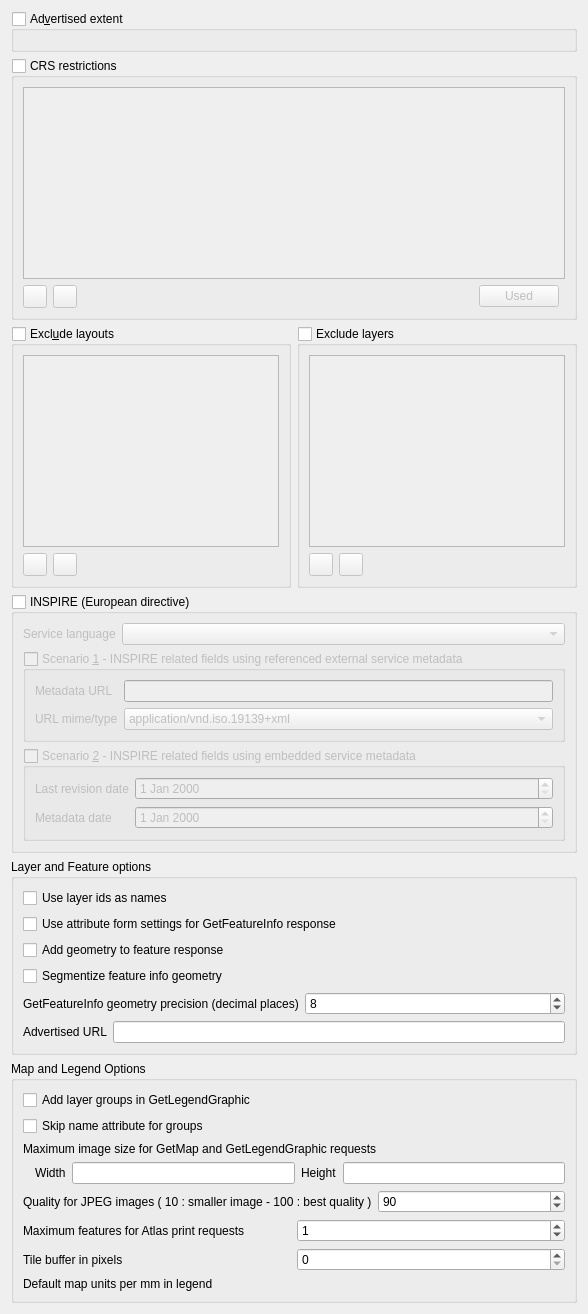
                   <widget class="QWidget" name="wms">
                    <attribute name="title">
                     <string>WMS</string>
                    </attribute>
                    <attribute name="toolTip">
                     <string>WMS capabilities</string>
                    </attribute>
                    <layout class="QGridLayout" name="gridLayout_25">
                     <item row="20" column="0" colspan="2">
                      <widget class="QgsCollapsibleGroupBox" name="grpWMSLegendMapOptions">
                       <property name="title">
                        <string>Map and Legend Options</string>
                       </property>
                       <property name="collapsed" stdset="0">
                        <bool>false</bool>
                       </property>
                       <property name="saveCollapsedState" stdset="0">
                        <bool>true</bool>
                       </property>
                       <layout class="QGridLayout" name="gridLayout_29">
                        <item row="2" column="0">
                         <layout class="QGridLayout" name="gridLayout_9">
                          <item row="1" column="1">
                           <widget class="QLabel" name="mMaxWidthLabel_2">
                            <property name="text">
                             <string>Width</string>
                            </property>
                           </widget>
                          </item>
                          <item row="1" column="0">
                           <spacer name="horizontalSpacer_6">
                            <property name="orientation">
                             <enum>Qt::Horizontal</enum>
                            </property>
                            <property name="sizeType">
                             <enum>QSizePolicy::Fixed</enum>
                            </property>
                            <property name="sizeHint" stdset="0">
                             <size>
                              <width>6</width>
                              <height>20</height>
                             </size>
                            </property>
                           </spacer>
                          </item>
                          <item row="1" column="4">
                           <widget class="QLineEdit" name="mMaxHeightLineEdit"/>
                          </item>
                          <item row="1" column="2">
                           <widget class="QLineEdit" name="mMaxWidthLineEdit"/>
                          </item>
                          <item row="1" column="3">
                           <widget class="QLabel" name="mMaxHeightLabel">
                            <property name="text">
                             <string>Height</string>
                            </property>
                           </widget>
                          </item>
                          <item row="0" column="0" colspan="5">
                           <widget class="QLabel" name="label_21">
                            <property name="text">
                             <string>Maximum image size for GetMap and GetLegendGraphic requests</string>
                            </property>
                           </widget>
                          </item>
                         </layout>
                        </item>
                        <item row="3" column="0">
                         <layout class="QHBoxLayout" name="horizontalLayout_10">
                          <item>
                           <widget class="QLabel" name="mWMSImageQualityLabel">
                            <property name="text">
                             <string>Quality for JPEG images ( 10 : smaller image - 100 : best quality )</string>
                            </property>
                           </widget>
                          </item>
                          <item>
                           <widget class="QgsSpinBox" name="mWMSImageQualitySpinBox">
                            <property name="minimum">
                             <number>10</number>
                            </property>
                            <property name="maximum">
                             <number>100</number>
                            </property>
                            <property name="singleStep">
                             <number>5</number>
                            </property>
                            <property name="value">
                             <number>90</number>
                            </property>
                           </widget>
                          </item>
                         </layout>
                        </item>
                        <item row="5" column="0">
                         <layout class="QHBoxLayout" name="horizontalLayout_18">
                          <item>
                           <widget class="QLabel" name="label_33">
                            <property name="toolTip">
                             <string>When using tiles set this to the size of the larger symbols to avoid cut symbols at tile boundaries. This works by drawing features that are outside the tile extent.</string>
                            </property>
                            <property name="text">
                             <string>Tile buffer in pixels</string>
                            </property>
                           </widget>
                          </item>
                          <item>
                           <widget class="QgsSpinBox" name="mWMSTileBufferSpinBox">
                            <property name="maximum">
                             <number>1024</number>
                            </property>
                           </widget>
                          </item>
                         </layout>
                        </item>
                        <item row="6" column="0">
                         <layout class="QHBoxLayout" name="mWMSDefaultMapUnitsPerMmLayout">
                          <property name="sizeConstraint">
                           <enum>QLayout::SetFixedSize</enum>
                          </property>
                          <item>
                           <widget class="QLabel" name="mWMSDefaultMapUnitsPerMmLabel">
                            <property name="text">
                             <string>Default map units per mm in legend</string>
                            </property>
                           </widget>
                          </item>
                         </layout>
                        </item>
                        <item row="0" column="0">
                         <widget class="QCheckBox" name="mAddLayerGroupsLegendGraphicCheckBox">
                          <property name="text">
                           <string>Add layer groups in GetLegendGraphic</string>
                          </property>
                         </widget>
                        </item>
                        <item row="4" column="0">
                         <layout class="QHBoxLayout" name="horizontalLayout_17">
                          <item>
                           <widget class="QLabel" name="mWMSMaxAtlasFeaturesLabel">
                            <property name="text">
                             <string>Maximum features for Atlas print requests</string>
                            </property>
                           </widget>
                          </item>
                          <item>
                           <widget class="QgsSpinBox" name="mWMSMaxAtlasFeaturesSpinBox">
                            <property name="maximum">
                             <number>9999999</number>
                            </property>
                            <property name="value">
                             <number>1</number>
                            </property>
                           </widget>
                          </item>
                         </layout>
                        </item>
                        <item row="1" column="0">
                         <widget class="QCheckBox" name="mSkipNameForGroupCheckBox">
                          <property name="toolTip">
                           <string>GetCapabilities response would skip name attribute for group items while leaving title attribute as is, thus showing the group but making it impossible to include the whole group (rather than it's elements) in subsequent GetMap request LAYERS parameter.</string>
                          </property>
                          <property name="text">
                           <string>Skip name attribute for groups</string>
                          </property>
                         </widget>
                        </item>
                       </layout>
                      </widget>
                     </item>
                     <item row="3" column="0" colspan="2">
                      <widget class="QgsCollapsibleGroupBox" name="mWMSInspire">
                       <property name="title">
                        <string>INSPIRE (European directive)</string>
                       </property>
                       <property name="checkable">
                        <bool>true</bool>
                       </property>
                       <property name="checked">
                        <bool>false</bool>
                       </property>
                       <layout class="QGridLayout" name="gridLayout_14">
                        <item row="0" column="1">
                         <widget class="QComboBox" name="mWMSInspireLanguage">
                          <property name="sizePolicy">
                           <sizepolicy hsizetype="Expanding" vsizetype="Fixed">
                            <horstretch>0</horstretch>
                            <verstretch>0</verstretch>
                           </sizepolicy>
                          </property>
                         </widget>
                        </item>
                        <item row="0" column="0">
                         <widget class="QLabel" name="label_7">
                          <property name="text">
                           <string>Service language</string>
                          </property>
                         </widget>
                        </item>
                        <item row="4" column="0" colspan="2">
                         <widget class="QGroupBox" name="mWMSInspireScenario2">
                          <property name="title">
                           <string>Scenario &amp;2 - INSPIRE related fields using embedded service metadata</string>
                          </property>
                          <property name="checkable">
                           <bool>true</bool>
                          </property>
                          <property name="checked">
                           <bool>false</bool>
                          </property>
                          <layout class="QGridLayout" name="gridLayout_17">
                           <item row="0" column="1">
                            <widget class="QDateEdit" name="mWMSInspireTemporalReference">
                             <property name="sizePolicy">
                              <sizepolicy hsizetype="Expanding" vsizetype="Fixed">
                               <horstretch>0</horstretch>
                               <verstretch>0</verstretch>
                              </sizepolicy>
                             </property>
                            </widget>
                           </item>
                           <item row="1" column="0">
                            <widget class="QLabel" name="label_23">
                             <property name="text">
                              <string>Metadata date</string>
                             </property>
                            </widget>
                           </item>
                           <item row="1" column="1">
                            <widget class="QDateEdit" name="mWMSInspireMetadataDate">
                             <property name="sizePolicy">
                              <sizepolicy hsizetype="Expanding" vsizetype="Fixed">
                               <horstretch>0</horstretch>
                               <verstretch>0</verstretch>
                              </sizepolicy>
                             </property>
                            </widget>
                           </item>
                           <item row="0" column="0">
                            <widget class="QLabel" name="label_22">
                             <property name="text">
                              <string>Last revision date</string>
                             </property>
                            </widget>
                           </item>
                          </layout>
                         </widget>
                        </item>
                        <item row="3" column="0" colspan="2">
                         <widget class="QGroupBox" name="mWMSInspireScenario1">
                          <property name="title">
                           <string>Scenario &amp;1 - INSPIRE related fields using referenced external service metadata</string>
                          </property>
                          <property name="checkable">
                           <bool>true</bool>
                          </property>
                          <property name="checked">
                           <bool>false</bool>
                          </property>
                          <layout class="QGridLayout" name="gridLayout_15">
                           <item row="0" column="1">
                            <widget class="QLineEdit" name="mWMSInspireMetadataUrl"/>
                           </item>
                           <item row="0" column="0">
                            <widget class="QLabel" name="label_8">
                             <property name="text">
                              <string>Metadata URL</string>
                             </property>
                            </widget>
                           </item>
                           <item row="1" column="1">
                            <widget class="QComboBox" name="mWMSInspireMetadataUrlType">
                             <item>
                              <property name="text">
                               <string>application/vnd.iso.19139+xml</string>
                              </property>
                             </item>
                             <item>
                              <property name="text">
                               <string>application/vnd.ogc.csw.GetRecordByIdResponse_xml</string>
                              </property>
                             </item>
                             <item>
                              <property name="text">
                               <string>application/vnd.ogc.csw_xml</string>
                              </property>
                             </item>
                            </widget>
                           </item>
                           <item row="1" column="0">
                            <widget class="QLabel" name="label_24">
                             <property name="text">
                              <string>URL mime/type</string>
                             </property>
                            </widget>
                           </item>
                          </layout>
                         </widget>
                        </item>
                       </layout>
                      </widget>
                     </item>
                     <item row="4" column="0" colspan="2">
                      <widget class="QgsCollapsibleGroupBox" name="grpWMSLayerOptions">
                       <property name="title">
                        <string>Layer and Feature options</string>
                       </property>
                       <property name="collapsed" stdset="0">
                        <bool>false</bool>
                       </property>
                       <property name="saveCollapsedState" stdset="0">
                        <bool>true</bool>
                       </property>
                       <layout class="QGridLayout" name="gridLayout_30">
                        <item row="1" column="0">
                         <widget class="QCheckBox" name="mUseAttributeFormSettingsCheckBox">
                          <property name="text">
                           <string>Use attribute form settings for GetFeatureInfo response</string>
                          </property>
                         </widget>
                        </item>
                        <item row="0" column="0">
                         <widget class="QCheckBox" name="mWmsUseLayerIDs">
                          <property name="text">
                           <string>Use layer ids as names</string>
                          </property>
                         </widget>
                        </item>
                        <item row="4" column="0">
                         <layout class="QHBoxLayout" name="grpWMSPrecision">
                          <item>
                           <widget class="QLabel" name="label_5">
                            <property name="text">
                             <string>GetFeatureInfo geometry precision (decimal places)</string>
                            </property>
                           </widget>
                          </item>
                          <item>
                           <widget class="QgsSpinBox" name="mWMSPrecisionSpinBox">
                            <property name="minimum">
                             <number>1</number>
                            </property>
                            <property name="maximum">
                             <number>17</number>
                            </property>
                            <property name="value">
                             <number>8</number>
                            </property>
                           </widget>
                          </item>
                         </layout>
                        </item>
                        <item row="3" column="0">
                         <widget class="QCheckBox" name="mSegmentizeFeatureInfoGeometryCheckBox">
                          <property name="text">
                           <string>Segmentize feature info geometry</string>
                          </property>
                         </widget>
                        </item>
                        <item row="2" column="0">
                         <widget class="QCheckBox" name="mAddWktGeometryCheckBox">
                          <property name="text">
                           <string>Add geometry to feature response</string>
                          </property>
                         </widget>
                        </item>
                        <item row="5" column="0">
                         <layout class="QHBoxLayout" name="horizontalLayout_2">
                          <item>
                           <widget class="QLabel" name="mWMSUrlLabel">
                            <property name="text">
                             <string>Advertised URL</string>
                            </property>
                           </widget>
                          </item>
                          <item>
                           <widget class="QLineEdit" name="mWMSUrlLineEdit"/>
                          </item>
                         </layout>
                        </item>
                       </layout>
                      </widget>
                     </item>
                     <item row="2" column="1">
                      <widget class="QgsCollapsibleGroupBox" name="mLayerRestrictionsGroupBox">
                       <property name="title">
                        <string>Exclude layers</string>
                       </property>
                       <property name="checkable">
                        <bool>true</bool>
                       </property>
                       <property name="checked">
                        <bool>false</bool>
                       </property>
                       <property name="collapsed">
                        <bool>false</bool>
                       </property>
                       <property name="saveCollapsedState">
                        <bool>true</bool>
                       </property>
                       <layout class="QGridLayout" name="gridLayout">
                        <item row="0" column="0" colspan="3">
                         <widget class="QListWidget" name="mLayerRestrictionsListWidget"/>
                        </item>
                        <item row="1" column="0">
                         <widget class="QToolButton" name="mAddLayerRestrictionButton">
                          <property name="toolTip">
                           <string>Add layer to exclude</string>
                          </property>
                          <property name="text">
                           <string/>
                          </property>
                          <property name="icon">
                           <iconset resource="../../images/images.qrc">
                            <normaloff>:/images/themes/default/symbologyAdd.svg</normaloff>:/images/themes/default/symbologyAdd.svg</iconset>
                          </property>
                         </widget>
                        </item>
                        <item row="1" column="1">
                         <widget class="QToolButton" name="mRemoveLayerRestrictionButton">
                          <property name="toolTip">
                           <string>Remove selected layer</string>
                          </property>
                          <property name="text">
                           <string/>
                          </property>
                          <property name="icon">
                           <iconset resource="../../images/images.qrc">
                            <normaloff>:/images/themes/default/symbologyRemove.svg</normaloff>:/images/themes/default/symbologyRemove.svg</iconset>
                          </property>
                         </widget>
                        </item>
                        <item row="1" column="2">
                         <spacer name="horizontalSpacer_3">
                          <property name="orientation">
                           <enum>Qt::Horizontal</enum>
                          </property>
                          <property name="sizeHint" stdset="0">
                           <size>
                            <width>0</width>
                            <height>20</height>
                           </size>
                          </property>
                         </spacer>
                        </item>
                       </layout>
                      </widget>
                     </item>
                     <item row="2" column="0">
                      <widget class="QgsCollapsibleGroupBox" name="mWMSPrintLayoutGroupBox">
                       <property name="title">
                        <string>Excl&amp;ude layouts</string>
                       </property>
                       <property name="checkable">
                        <bool>true</bool>
                       </property>
                       <property name="checked">
                        <bool>false</bool>
                       </property>
                       <property name="collapsed" stdset="0">
                        <bool>false</bool>
                       </property>
                       <property name="saveCollapsedState" stdset="0">
                        <bool>true</bool>
                       </property>
                       <layout class="QGridLayout" name="gridLayout_10">
                        <item row="0" column="0" colspan="3">
                         <widget class="QListWidget" name="mPrintLayoutListWidget"/>
                        </item>
                        <item row="1" column="0">
                         <widget class="QToolButton" name="mAddWMSPrintLayoutButton">
                          <property name="toolTip">
                           <string>Add layout to exclude</string>
                          </property>
                          <property name="text">
                           <string/>
                          </property>
                          <property name="icon">
                           <iconset resource="../../images/images.qrc">
                            <normaloff>:/images/themes/default/symbologyAdd.svg</normaloff>:/images/themes/default/symbologyAdd.svg</iconset>
                          </property>
                         </widget>
                        </item>
                        <item row="1" column="1">
                         <widget class="QToolButton" name="mRemoveWMSPrintLayoutButton">
                          <property name="toolTip">
                           <string>Remove selected layout</string>
                          </property>
                          <property name="text">
                           <string/>
                          </property>
                          <property name="icon">
                           <iconset resource="../../images/images.qrc">
                            <normaloff>:/images/themes/default/symbologyRemove.svg</normaloff>:/images/themes/default/symbologyRemove.svg</iconset>
                          </property>
                         </widget>
                        </item>
                        <item row="1" column="2">
                         <spacer name="horizontalSpacer_2">
                          <property name="orientation">
                           <enum>Qt::Horizontal</enum>
                          </property>
                          <property name="sizeHint" stdset="0">
                           <size>
                            <width>0</width>
                            <height>20</height>
                           </size>
                          </property>
                         </spacer>
                        </item>
                       </layout>
                      </widget>
                     </item>
                     <item row="1" column="0" colspan="2">
                      <widget class="QgsCollapsibleGroupBox" name="grpWMSList">
                       <property name="title">
                        <string>CRS restrictions</string>
                       </property>
                       <property name="checkable">
                        <bool>true</bool>
                       </property>
                       <property name="checked">
                        <bool>false</bool>
                       </property>
                       <property name="collapsed" stdset="0">
                        <bool>false</bool>
                       </property>
                       <property name="saveCollapsedState" stdset="0">
                        <bool>true</bool>
                       </property>
                       <layout class="QGridLayout" name="gridLayout_5">
                        <item row="0" column="0" colspan="5">
                         <widget class="QListWidget" name="mWMSList"/>
                        </item>
                        <item row="1" column="1">
                         <widget class="QToolButton" name="pbnWMSRemoveSRS">
                          <property name="toolTip">
                           <string>Remove selected CRS</string>
                          </property>
                          <property name="icon">
                           <iconset resource="../../images/images.qrc">
                            <normaloff>:/images/themes/default/symbologyRemove.svg</normaloff>:/images/themes/default/symbologyRemove.svg</iconset>
                          </property>
                         </widget>
                        </item>
                        <item row="1" column="3">
                         <widget class="QPushButton" name="pbnWMSSetUsedSRS">
                          <property name="toolTip">
                           <string>Fetch all CRS's from layers</string>
                          </property>
                          <property name="text">
                           <string>Used</string>
                          </property>
                         </widget>
                        </item>
                        <item row="1" column="0">
                         <widget class="QToolButton" name="pbnWMSAddSRS">
                          <property name="toolTip">
                           <string>Add new CRS</string>
                          </property>
                          <property name="icon">
                           <iconset resource="../../images/images.qrc">
                            <normaloff>:/images/themes/default/symbologyAdd.svg</normaloff>:/images/themes/default/symbologyAdd.svg</iconset>
                          </property>
                         </widget>
                        </item>
                        <item row="1" column="2">
                         <spacer name="horizontalSpacer">
                          <property name="orientation">
                           <enum>Qt::Horizontal</enum>
                          </property>
                          <property name="sizeHint" stdset="0">
                           <size>
                            <width>40</width>
                            <height>20</height>
                           </size>
                          </property>
                         </spacer>
                        </item>
                       </layout>
                      </widget>
                     </item>
                     <item row="0" column="0" colspan="2">
                      <widget class="QgsCollapsibleGroupBox" name="grpWMSExt">
                       <property name="title">
                        <string>Ad&amp;vertised extent</string>
                       </property>
                       <property name="checkable">
                        <bool>true</bool>
                       </property>
                       <property name="checked">
                        <bool>false</bool>
                       </property>
                       <property name="collapsed" stdset="0">
                        <bool>false</bool>
                       </property>
                       <property name="saveCollapsedState" stdset="0">
                        <bool>true</bool>
                       </property>
                       <layout class="QVBoxLayout" name="verticalLayout_29">
                        <item>
                         <widget class="QgsExtentWidget" name="mAdvertisedExtentServer" native="true"/>
                        </item>
                       </layout>
                      </widget>
                     </item>
                    </layout>
                   </widget>
